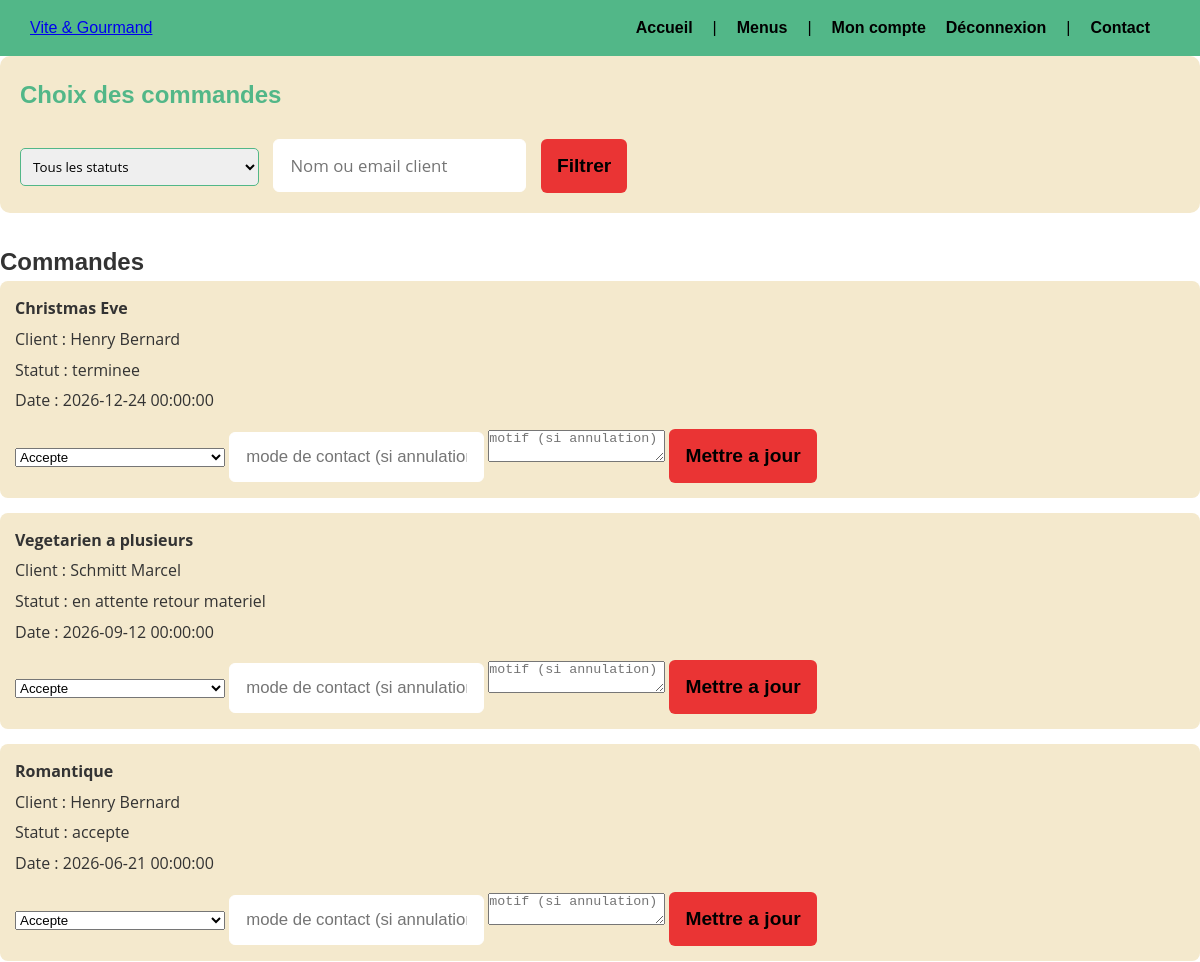
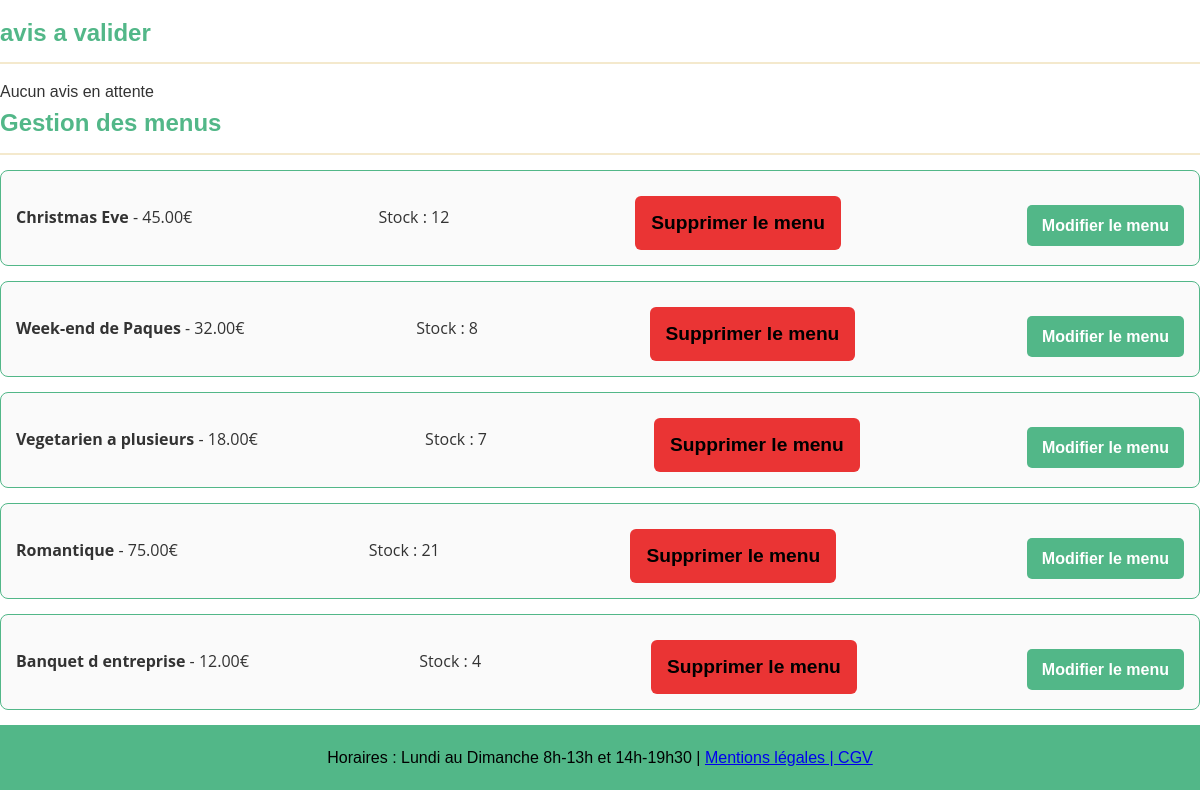
The app's page /pages/espace_employe.php (signed in) with its own data (2 pictures, top to bottom).
### tables this page shows
CREATE TABLE COMMANDE (
    id INT PRIMARY KEY AUTO_INCREMENT,
    id_utilisateur INT NOT NULL,
    id_menu INT NOT NULL,
    nb_personnes INT NOT NULL,
    date_prestation DATETIME NOT NULL, 
    heure_prestation TIME NOT NULL,
    adresse_prestation VARCHAR(255) NOT NULL,
    ville_prestation VARCHAR(100) NOT NULL, 
    statut ENUM('en attente','accepte','en preparation','en cours de livraison','livre','en attente retour materiel','terminee','annulee') DEFAULT 'en attente',
    prix_total DECIMAL(10,2),
    prix_livraison DECIMAL(10,2) DEFAULT 0,
    created_at DATETIME DEFAULT CURRENT_TIMESTAMP,
    FOREIGN KEY (id_utilisateur) REFERENCES UTILISATEUR(id),
    FOREIGN KEY (id_menu) REFERENCES MENU(id)
);

CREATE TABLE MENU (
    id INT PRIMARY KEY AUTO_INCREMENT,
    titre VARCHAR(150) NOT NULL,
    description TEXT,
    theme ENUM('noel','paques','vegetarien','evenement','romantique') NOT NULL,
    regime ENUM('vegetarien','vegan','classique') DEFAULT 'classique',
    nb_personnes_min INT NOT NULL,
    prix_base DECIMAL(10,2) NOT NULL,
    stock INT DEFAULT 0,
    created_at DATETIME DEFAULT CURRENT_TIMESTAMP
);

CREATE TABLE UTILISATEUR (
    id INT PRIMARY KEY AUTO_INCREMENT,
    nom VARCHAR(100) NOT NULL,
    prenom VARCHAR(100) NOT NULL,
    email VARCHAR (150) UNIQUE NOT NULL,
    mot_de_passe VARCHAR(255) NOT NULL,
    telephone VARCHAR(20),
    adresse VARCHAR(255),
    role ENUM('utilisateur','employe','administrateur') DEFAULT 'utilisateur',
    actif BOOLEAN DEFAULT TRUE,
    created_at DATETIME DEFAULT CURRENT_TIMESTAMP
);

### pages/espace_employe.php (the view, shortened to what this page needs)
<?php
require_once '../config/database.php';
class EmployeCommandes
{
    private PDO $pdo;
    public function __construct(PDO $pdo)
    {
        $this->pdo = $pdo;
    }
    public function getCommandes(string $filtreStatut = '', string $filtreClient = ''): array
    {
        $sql = 'SELECT c.id, c.statut, c.date_prestation, c.adresse_prestation, m.titre AS menu,
                       u.nom, u.prenom, u.email, u.telephone
                FROM commande c
                JOIN menu m ON c.id_menu = m.id
                JOIN utilisateur u ON c.id_utilisateur = u.id
                WHERE 1=1';
        $params = [];
        $sql .= ' ORDER BY c.date_prestation DESC';
        $stmt = $this->pdo->prepare($sql);
        $stmt->execute($params);
        return $stmt->fetchAll(PDO::FETCH_ASSOC);
    }
}
class EmployeAvis
{
    private PDO $pdo;
    public function __construct(PDO $pdo)
    {
        $this->pdo = $pdo;
    }
    public function getAvisEnAttente(): array
    {
        $stmt = $this->pdo->prepare(
            'SELECT a.id, a.note, a.commentaire, u.nom, u.prenom
            FROM avis a
            JOIN utilisateur u ON a.id_utilisateur = u.id
            WHERE a.valide = 0'
        );
        $stmt->execute();
        return $stmt->fetchALL(PDO::FETCH_ASSOC);
    }
}
class EmployeMenus
{
    private PDO $pdo;
    public function __construct(PDO $pdo)
    {
        $this->pdo = $pdo;
    }
    public function getMenus(): array
    {
        $stmt = $this->pdo->prepare('SELECT id, titre, prix_base, stock FROM menu');
        $stmt->execute();
        return $stmt->fetchALL(PDO::FETCH_ASSOC);
    }
}
class EspaceEmployePage
{
    private EmployeCommandes $commandes;
    private EmployeAvis $avis;
    private EmployeMenus $menus;
    public function __construct(PDO $pdo, int $employeId)
    {
        $this->commandes = new EmployeCommandes($pdo);
        $this->avis = new EmployeAvis($pdo);
        $this->menus = new EmployeMenus($pdo);
    }
    public function handleRequest(): void
    {
        if ($_SERVER['REQUEST_METHOD'] !== 'POST') return;
    }
    public function render(): void
    {
        include 'includes/site_top.php';
        $filtreStatut = $_GET['statut'] ?? '';
        $filtreClient = $_GET['client'] ?? '';
        $commandes = $this->commandes->getCommandes($filtreStatut, $filtreClient);
        $avisEnAttente = $this->avis->getAvisEnAttente();
        $menus = $this->menus->getMenus();
        ?>
        <main>
            <section class="filtres">
                <h2>Choix des commandes</h2>
                <form method="GET">
                    <select name="statut">
                        <option value="">Tous les statuts</option>
                    </select>
                    <input type="text" name="client" placeholder="Nom ou email client" value="<?= htmlspecialchars($filtreClient) ?>">
                    <button type="submit">Filtrer</button>
                </form>
            </section>
            <section class="commande-employe">
                <h2>Commandes</h2>
                <?php foreach ($commandes as $commande): ?>
                    <div class="commande">
                        <p><strong><?= htmlspecialchars($commande['menu']) ?></strong></p>
                        <p>Client : <?= htmlspecialchars($commande['nom']) ?> <?= htmlspecialchars($commande['prenom']) ?> </p>
                        <p>Statut : <?= htmlspecialchars($commande['statut']) ?></p>
                        <p>Date : <?= htmlspecialchars($commande['date_prestation']) ?></p>
                        <form method="POST">
                            <select name="statut">
                                <option value="accepte">Accepte</option>
                            </select>
                            <input type="text" name="mode_contact" placeholder="mode de contact (si annulation)">
                            <textarea name="motif" placeholder="motif (si annulation)"></textarea>
                            <button type="submit" name="changer_statut">Mettre a jour</button>
                        </form>
                    </div>
                <?php endforeach; ?>
            </section>
            <section class="avis-employe">
                <h2>avis a valider</h2>
                <?php if (empty($avisEnAttente)): ?>
                    <p>Aucun avis en attente</p>
                <?php endif; ?>
            </section>
            <section class="menus-employe">
                <h2>Gestion des menus</h2>
                <?php foreach ($menus as $menu): ?>
                    <div class="menu">
                        <p><strong><?= htmlspecialchars($menu['titre']) ?></strong> - <?= $menu['prix_base'] ?>€</p>
                        <p>Stock : <?= $menu['stock'] ?></p>
                        <form method="POST">
                            <button type="submit" name="supprimer_menu">Supprimer le menu</button>
                        </form>
                        <a href="modifier_menu.php?id=<?= $menu['id'] ?>">Modifier le menu</a>
                    </div>
                <?php endforeach; ?>
            </section>
        </main>
        <?php
        include 'includes/site_bottom.php';
    }
}
$employeId = (int) $_SESSION['user']['id'];
$page = new EspaceEmployePage($pdo, $employeId);
$page->handleRequest();
$page->render();

### public/css/style.css (style rules this page uses)
* { margin: 0; padding: 0; box-sizing: border-box; }
body { font-family: 'Open Sans', sans-serif; background-color: #FFFFFF; color: #333; }

### public/css/index.css (style rules this page uses)
* { box-sizing: border-box; }
html, body { height: 100vh !important; min-height: 100vh !important; margin: 0 !important; padding: 0 !important; display: flex !important; flex-direction: column !important; }
main, .container { flex: 1 !important; width: 100% !important; }

### public/css/css_global.css (style rules this page uses)
.commande { background-color: #F4E9CD; border-radius: 8px; padding: 15px; margin-bottom: 15px; font-family: 'Open Sans', sans-serif; }
.commande p { margin-bottom: 5px; color: #333; }
.commande button { padding: 8px 15px; background-color: #FF6B6B; color: white; border: none; border-radius: 5px; font-family: 'Nunito', sans-serif; font-weight: bold; cursor: pointer; margin-top: 10px; }
.filtres { background-color: #F4E9CD; padding: 20px; border-radius: 10px; margin-bottom: 30px; }
.filtres h2 { color: #52B788; font-family: 'Nunito', sans-serif; margin-bottom: 15px; }
.filtres select, .filtres input { padding: 8px; border: 1px solid #52B788; border-radius: 5px; margin-right: 10px; font-family: 'Open Sans', sans-serif; }
.filtres button { padding: 8px 20px; background-color: #52B788; color: white; border: none; border-radius: 5px; font-family: 'Nunito', sans-serif; font-weight: bold; cursor: pointer; }
.commandes-employe h2, .commandes-admin h2, .avis-employe h2, .avis-admin h2, .menus-employe h2, .menus-admin h2, .gestion-employes h2 { color: #52B788; font-family: 'Nunito', sans-serif; font-size: 1.5em; margin-bottom: 15px; border-bottom: 2px solid #F4E9CD; padding-bottom: 10px; }
.menu { background-color: #FAFAFA; border: 1px solid #52B788; border-radius: 8px; padding: 15px; margin-bottom: 15px; font-family: 'Open Sans', sans-serif; display: flex; justify-content: space-between; align-items: center; }
.menu a { padding: 8px 15px; background-color: #52B788; color: white; border-radius: 5px; text-decoration: none; font-family: 'Nunito', sans-serif; font-weight: bold; }
main input[type="text"], main input[type="email"], main input[type="password"] { padding: 14px 16px; border: 1px solid #ffffff; border-radius: 6px; font-size: 1.05rem; transition: all 0.3s; }
main button[type="submit"] { padding: 16px; font-size: 1.2rem; font-weight: bold; border: none; border-radius: 6px; cursor: pointer; margin-top: 10px; transition: all 0.3s; }
main button[type="submit"] { background-color: #ea3434; color: black; }
main a { color: black; text-decoration: none; font-weight: 500; text-align: center; display: block; margin-top: 15px; }
body { font-family: Arial, Helvetica, sans-serif; background-color: #ffffff; margin: 0; padding: 20px; line-height: 1.6; }

### records on screen
commande: id_menu.titre "Christmas Eve", id_utilisateur.nom "Henry", id_utilisateur.prenom "Bernard", statut "terminee", date_prestation "2026-12-24 00:00:00"
commande: id_menu.titre "Vegetarien a plusieurs", id_utilisateur.nom "Schmitt", id_utilisateur.prenom "Marcel", statut "en attente retour materiel", date_prestation "2026-09-12 00:00:00"
commande: id_menu.titre "Romantique", id_utilisateur.nom "Henry", id_utilisateur.prenom "Bernard", statut "accepte", date_prestation "2026-06-21 00:00:00"
menu: titre "Christmas Eve", prix_base "45.00", stock "12"
menu: titre "Week-end de Paques", prix_base "32.00", stock "8"
menu: titre "Vegetarien a plusieurs", prix_base "18.00", stock "7"
menu: titre "Romantique", prix_base "75.00", stock "21"
menu: titre "Banquet d entreprise", prix_base "12.00", stock "4"

### other values on screen
$this->hours "Lundi au Dimanche 8h-13h et 14h-19h30"
